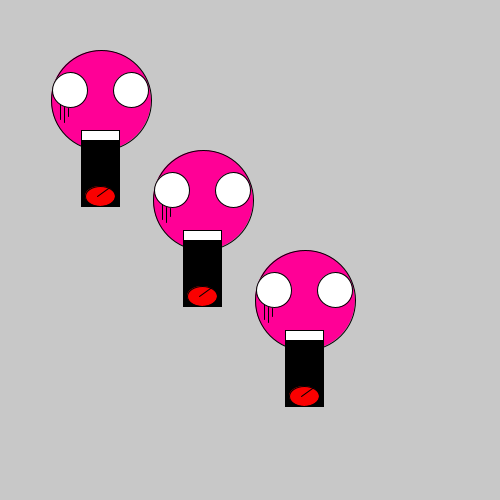
Frame 1 (no input)
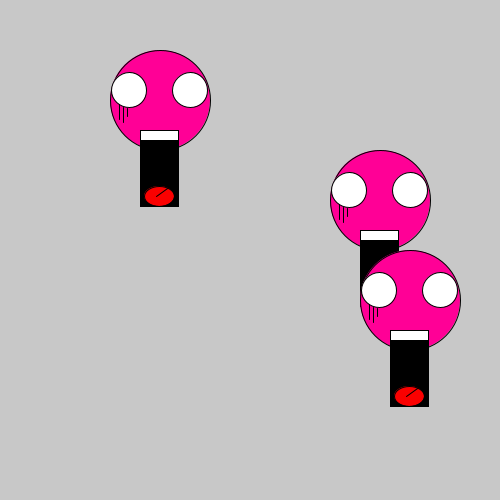
Frame 60 (the mouse pressed at the canvas centre just before this capture)
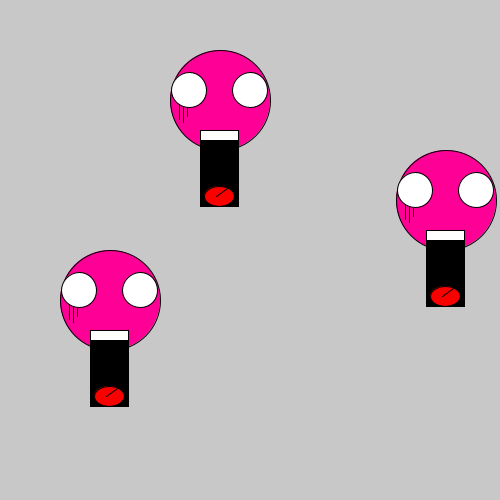
Frame 120 (the mouse held since frame 60 and released just before this capture)

The Processing sketch that drew these frames (run headless with seeded random() and noise(); from frame 60 on, the mouse is pressed at the canvas centre):

// Processing sketch: processing_145626
// ── processing_145626.pde

Monster eersteMonster;
Monster tweedeMonster;
Monster derdeMonster;

void setup(){
size(500,500);

eersteMonster = new Monster(100,100,1);
tweedeMonster = new Monster(200,200,3);
derdeMonster = new Monster(300, 300, 5);

}

void draw(){

background(200);

  eersteMonster.updateMonster();
  eersteMonster.testMonster();
  eersteMonster.tekenMonster();
  
  tweedeMonster.updateMonster();
  tweedeMonster.testMonster();
  tweedeMonster.tekenMonster();
  
  derdeMonster.updateMonster();
  derdeMonster.testMonster();
  derdeMonster.tekenMonster();

}

class Monster{
  int monsterX;
  int monsterY;
  int snelheid;
  
  Monster(int tempX, int tempY, int tempSnelheid){
    monsterX = tempX;
    monsterY = tempY;
    snelheid = tempSnelheid;
  }

void updateMonster(){
  monsterX = monsterX + snelheid;
}

void testMonster(){

if(monsterX > width || monsterX < 0){
  snelheid = -snelheid;
  
}
}

void tekenMonster(){
fill(255,0,150);
stroke(0);
ellipseMode(CENTER); 
ellipse(monsterX,monsterY,100,100);  //hoofd

stroke(0);
fill(255);
ellipse(monsterX+30,monsterY-10,35,35);                  //oog
ellipse(monsterX-31,monsterY-10,35,35);                  //oog

fill(0);
rect(monsterX-20,monsterY+30,38,76);   //mond

fill(250,0,0);
ellipse(monsterX-1,monsterY+96,30,20); //tong

line(monsterX-4,monsterY+96,monsterX+14,monsterY+83);        //tongspleet

fill(255);
rect(monsterX-20,monsterY+30,38,10);    //tanden

stroke(0);
line(monsterX-41,monsterY+4,monsterX-41,monsterY+19);       //wallen
line(monsterX-37,monsterY+7,monsterX-37,monsterY+22);
line(monsterX-33,monsterY+8,monsterX-33,monsterY+16);

                         
}
}
